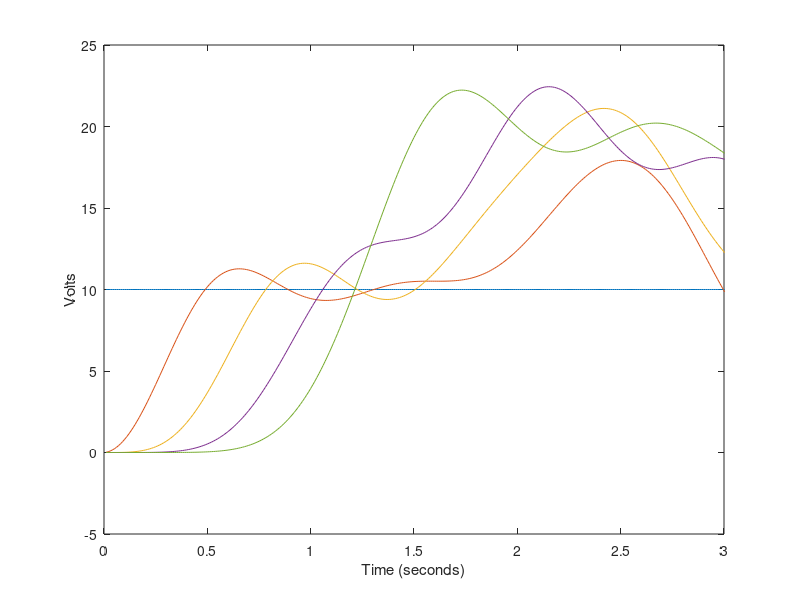

Write the MATLAB code that produced this figure.
format compact; format shortG; clear; clc; clf; % 4-Node RLC Circuit
V0 = 10;
V1 = 0; V2 = 0; V3 = 0; V4 = 0;
dV1 = 0;dV2 = 0;dV3 = 0;dV4 = 0;
V = [];
t = 0; dt = 0.01;
%a = 33.333; b = 66.667; c = a; d = 0.023;
a = 500/33; b = 1000/33; c = a; d = 1/33;
while(t < 3)
    ddV1 = a*V0 - b*V1 + c*V2 - d*dV1;
    ddV2 = a*V1 - b*V2 + c*V3 - d*dV2;
    ddV3 = a*V2 - b*V3 + c*V4 - d*dV3;
    ddV4 = a*V3 - c*V4 - d*dV4;
    dV1 = dV1 + ddV1*dt;
    dV2 = dV2 + ddV2*dt;
    dV3 = dV3 + ddV3*dt;
    dV4 = dV4 + ddV4*dt;
    V1 = V1 + dV1*dt;
    V2 = V2 + dV2*dt;
    V3 = V3 + dV3*dt;
    V4 = V4 + dV4*dt;
    t = t + dt;
    plot([0,1,2,3,4],[V0,V1,V2,V3,V4],'.-');
    %pause(0.01);
    V = [V ; [V0,V1,V2,V3,V4]];
end
pause(2)
t = (1:length(V))' * dt;
plot(t,V);
ylim([-5,25]); xlim([0,3]);
xlabel('Time (seconds)'); ylabel('Volts');
